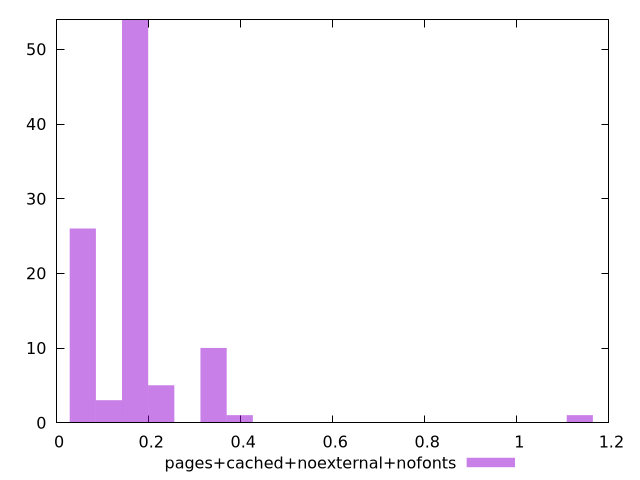

Here is the gnuplot script that generated this plot:
$_pagesCachedNoexternalNofonts <<EOF
0.17052385471680354 54
0.056841284905601176 26
0.34104770943360707 10
0.2273651396224047 5
0.11368256981120235 3
1.1368256981120235 1
0.3978889943392082 1
EOF
set key outside below
set terminal pngcairo
set output "report_00005_2020-11-02T22-26-11.212Z/cumulative-layout-shift/pages+cached+noexternal+nofonts//raw_hist.png"
set yrange [0:54]
set boxwidth 0.056841284905601176
set style fill transparent solid 0.5 noborder
plot $_pagesCachedNoexternalNofonts title "pages+cached+noexternal+nofonts" with boxes ,
